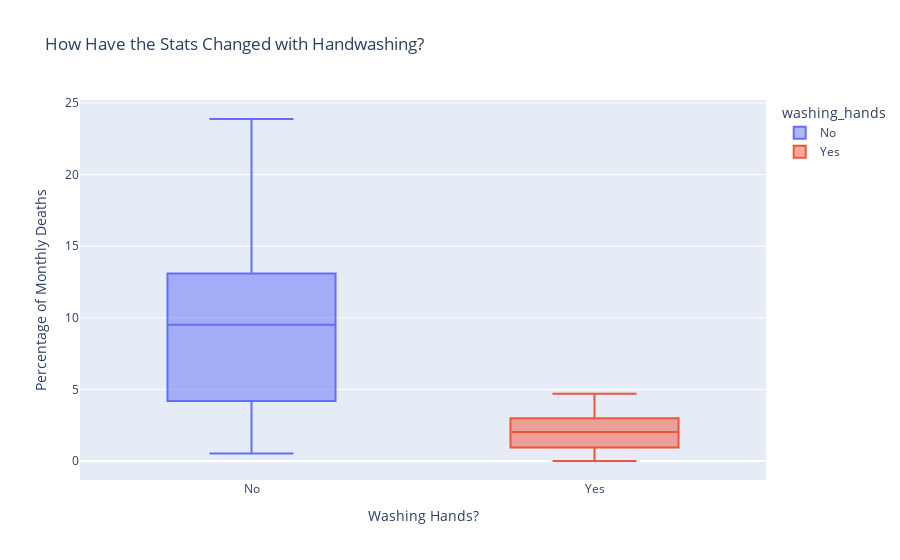

Write notebook code for a chart like this one.
### Code cell
fig = px.box(df_monthly, 
           x=df_monthly.washing_hands,
           y=df_monthly.pct_deaths,
           color=df_monthly.washing_hands,
           title='How Have the Stats Changed with Handwashing?')

fig.update_layout(xaxis_title='Washing Hands?',
                  yaxis_title='Percentage of Monthly Deaths',)

### Figure 1 — Plotly figure (JSON) as saved in the notebook; plotly's stock layout.template omitted (floating-point values rounded to 4 significant figures)
{"data": [{"alignmentgroup": "True", "hovertemplate": "washing_hands=%{x}<br>pct_deaths=%{y}<extra></extra>", "legendgroup": "No", "marker": {"color": "#636efa"}, "name": "No", "notched": false, "offsetgroup": "No", "orientation": "v", "showlegend": true, "type": "box", "x": ["No", "No", "No", "No", "No", "No", "No", "No", "No", "No", "No", "No", "No", "No", "No", "No", "No", "No", "No", "No", "No", "No", "No", "No", "No", "No", "No", "No", "No", "No", "No", "No", "No", "No", "No", "No", "No", "No", "No", "No", "No", "No", "No", "No", "No", "No", "No", "No", "No", "No", "No", "No", "No", "No", "No", "No", "No", "No", "No", "No", "No", "No", "No", "No", "No", "No", "No", "No", "No", "No", "No", "No", "No", "No", "No", "No"], "x0": " ", "xaxis": "x", "y": [12.71, 7.004, 4.152, 1.544, 0.7782, 4.762, 7.767, 1.333, 1.843, 9.924, 18.4, 17.25, 10.89, 9.278, 9.701, 3.125, 6.186, 17.2, 20.3, 15.53, 22.68, 18.68, 23.89, 16.05, 13.77, 11.04, 10.66, 5.747, 3.922, 0.5208, 1.531, 2.212, 14.97, 6.667, 7.451, 13.17, 10.14, 14.55, 14.75, 5.512, 2.609, 4.186, 5.944, 1.21, 3.125, 9.926, 9.541, 7.055, 4.53, 4.262, 4.059, 4.207, 6.667, 5.769, 3.462, 9.542, 12.92, 9.864, 9.492, 11.81, 15.32, 13.37, 15.95, 11.85, 9.215, 11.58, 15.29, 12.58, 13.01, 9.726, 5.096, 3.115, 1.887, 3.481, 15.45, 10.91], "y0": " ", "yaxis": "y"}, {"alignmentgroup": "True", "hovertemplate": "washing_hands=%{x}<br>pct_deaths=%{y}<extra></extra>", "legendgroup": "Yes", "marker": {"color": "#EF553B"}, "name": "Yes", "notched": false, "offsetgroup": "Yes", "orientation": "v", "showlegend": true, "type": "box", "x": ["Yes", "Yes", "Yes", "Yes", "Yes", "Yes", "Yes", "Yes", "Yes", "Yes", "Yes", "Yes", "Yes", "Yes", "Yes", "Yes", "Yes", "Yes", "Yes", "Yes", "Yes", "Yes"], "x0": " ", "xaxis": "x", "y": [2.19, 1.186, 1.859, 4.38, 3.806, 4.28, 2.847, 3.413, 0.6826, 0, 0.6515, 0.9494, 1.124, 0.3704, 0, 0.9524, 2.288, 2.821, 1.323, 2.184, 2.993, 4.695], "y0": " ", "yaxis": "y"}], "layout": {"boxmode": "overlay", "legend": {"title": {"text": "washing_hands"}, "tracegroupgap": 0}, "title": {"text": "How Have the Stats Changed with Handwashing?"}, "xaxis": {"anchor": "y", "categoryarray": ["No", "Yes"], "categoryorder": "array", "domain": [0, 1], "title": {"text": "Washing Hands?"}}, "yaxis": {"anchor": "x", "domain": [0, 1], "title": {"text": "Percentage of Monthly Deaths"}}}}
